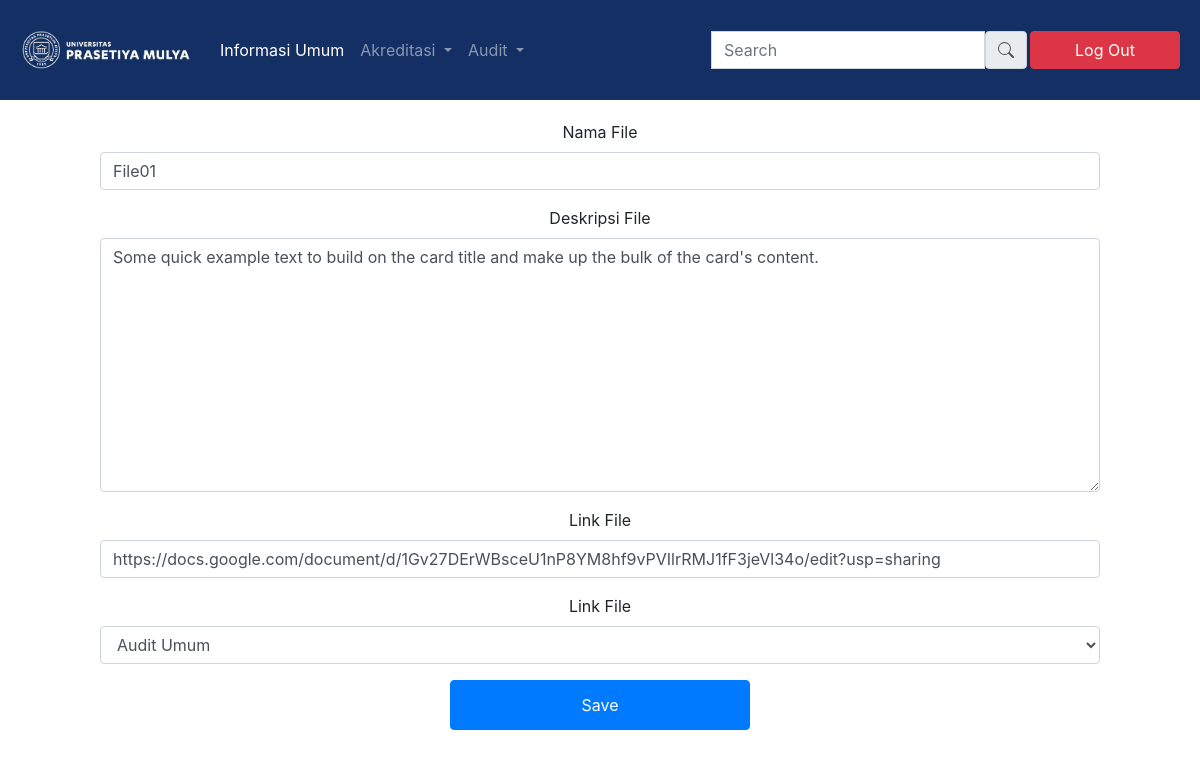
Page /7/update on the earlier database version.
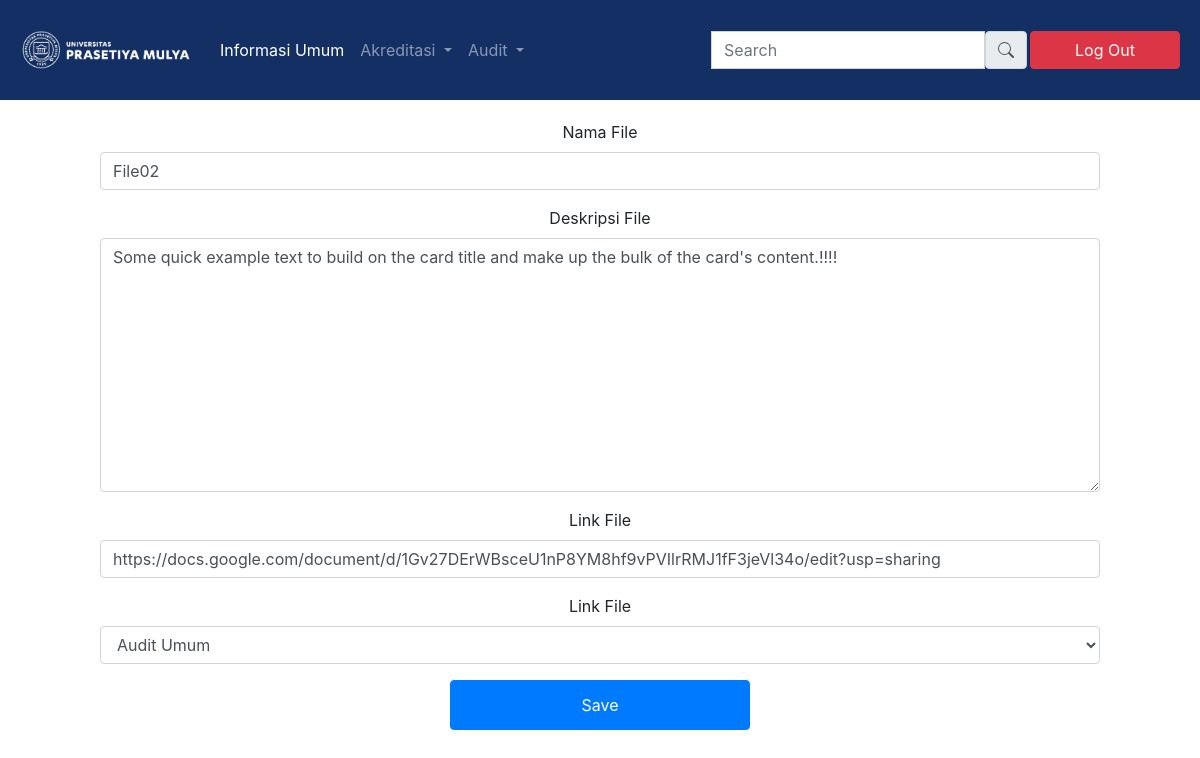
Same page on the later database version.
### home/models.py (models this page shows, shortened)
class baruFile(models.Model):
    created_on = models.DateTimeField(auto_now_add=True)
    nama_file = models.CharField(default='', max_length=256)
    desc_file = models.TextField()
    link_file = models.CharField(default='', max_length=256)
    nama_folder = models.ForeignKey(baruFolder, on_delete=models.CASCADE)

### home/views.py (the view)
# urls.py: path('<id>/update', homeViews.update_view, name="update"),
def update_view(request, id):
    context ={}
    obj = get_object_or_404(models.baruFile, id = id)
    form = forms.inputFileInfo(request.POST or None, instance = obj)
    if form.is_valid():
        form.save()
        return redirect('homepage')
    context["form"] = form
    return render(request, "editForm.html", context)

### home/forms.py
class inputFileInfo(forms.ModelForm):
    class Meta:
        model = models.baruFile
        fields = {'nama_file', 'desc_file', 'link_file', 'nama_folder'}
        '''
        widgets = {
            'nama_file' : forms.CharField(attrs={'class': 'input', 'placeholder' : 'fileName'}),
            'desc_file' : forms.CharField(attrs={'class': 'input', 'placeholder' : 'you@email.com'}),
            'link_file' : forms.CharField(attrs={'class': 'input', 'placeholder' : 'you@email.com'}),
            'nama_folder' : forms.Select(attrs=('class': 'form-control'))
        }
        '''

### home/models.py (called while the page is built)
    def __str__(self):
        return '{}'.format(self.nama_folder)

### template/editForm.html (shortened to what this page needs)
{% load widget_tweaks %}
<!DOCTYPE html>
{% load static %}
<html lang="en">
<head>
    <link rel="stylesheet" href="https://stackpath.bootstrapcdn.com/bootstrap/4.4.1/css/bootstrap.min.css">
    <link rel="stylesheet" href="{% static 'assets/dashboard1.css' %}">
</head>
<body>
    <section>
        <nav class="navbar navbar-expand-lg navbar-dark" style="background-color: #132F64; height: 100px;">
            <a class="navbar-brand" href="{% url 'homepage' %}">
                <img class="title-logo" src="{% static 'media/logo-prasmul.png' %}" alt="">
            </a>
            <div class="collapse navbar-collapse" id="navbarSupportedContent">
              <ul class="navbar-nav mr-auto">
                <li class="nav-item active">
                  <a class="nav-link" href="{% url 'informasiUmum' %}">Informasi Umum <span class="sr-only">(current)</span></a>
                </li>
                <li class="nav-item dropdown">
                    <a class="nav-link dropdown-toggle" href="#" id="navbarDropdown" role="button" data-toggle="dropdown" aria-haspopup="true" aria-expanded="false">
                      Akreditasi
                    </a>
                  </li>
                  <li class="nav-item dropdown">
                    <a class="nav-link dropdown-toggle" href="#" id="navbarDropdown" role="button" data-toggle="dropdown" aria-haspopup="true" aria-expanded="false">
                      Audit
                    </a>
                  </li>
              </ul>
              <form class="form-inline my-2 my-lg-0">
                  <div class="input-group-prepend" style="height: 2.4rem; border-radius: 0px;">
                    <input type="text" class="form-control" style="border-radius: 0px;" placeholder="Search" aria-label="search" aria-describedby="basic-addon1">
                    <span class="input-group-text" id="basic-addon1"></span>
                  </div>
                  <a class="btn btn-danger mx-1" href="{% url 'logout' %}" style="width: 150px;" href="#" role="button">Log Out</a>
              </form>
            </div>
          </nav>
    </section>
<form method="POST">
<main role="main" class="" style="text-align: left;">
    <div class="btn-dashboard" style="padding-top: 0px !important;">
      <div class="right-box">
        <div class="box-inside">
            <form>
                <div class="form-group">
                  <label for="InputNamaFile">Nama File</label>
                  {%render_field form.nama_file class="form-control" placeholder="nama file"%}
                </div>
                <div class="form-group">
                  <label for="InputNamaFile">Deskripsi File</label>
                  {%render_field form.desc_file class="form-control" placeholder="nama file"%}
                </div>
                <div class="form-group">
                  <label for="InputNamaFile">Link File</label>
                  {%render_field form.link_file class="form-control" placeholder="nama file"%}
                </div>
                <div class="form-group">
                  <label for="InputNamaFile">Link File</label>
                  {%render_field form.nama_folder class="form-control" placeholder="nama file"%}
                </div>
                <button type="submit" class="btn btn-save btn-primary">Save</button>
              </form>
        </div>
    </div>
    </div>
</main>
</form>
  </body>
</body>
</html>

Differences in the rows shown:
changed baruFile: nama_file "File01" → "File02"; desc_file "Some quick example text to build on the card title and make up the bulk of the card's content." → "Some quick example text to build on the card title and make up the bulk of the card's content.!!!!"
